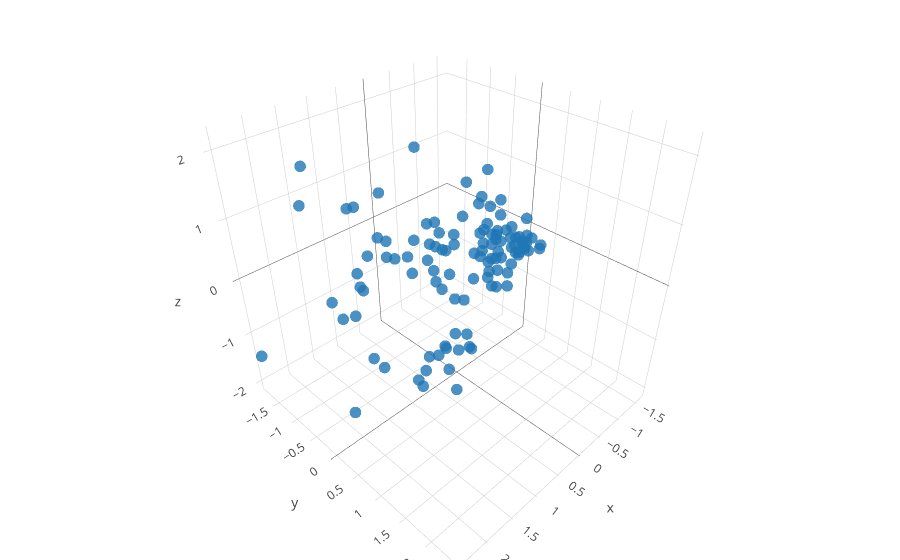

Write notebook code for a chart like this one.
### Code cell
fig_data= [go.Scatter3d(
        x = features[:,0],
        y = features[:,1],
        z = features[:,2],
        type='scatter3d',
        mode= "markers",
        text= ['a: {}; b: {}, L: {}; index = {}'.format(background[k,0],background[k,1],background[k,2], k) for k in range(background.shape[0])],
        marker= {
        'line': {'width': 0},
        'size': 4,
        'symbol': 'circle',
      "opacity": .8
      }
    )]


layout = go.Layout(
    margin=dict(
        l=0,
        r=0,
        b=0,
        t=0
    )
)

fig = go.Figure(data=fig_data, layout=layout)
iplot(fig)
